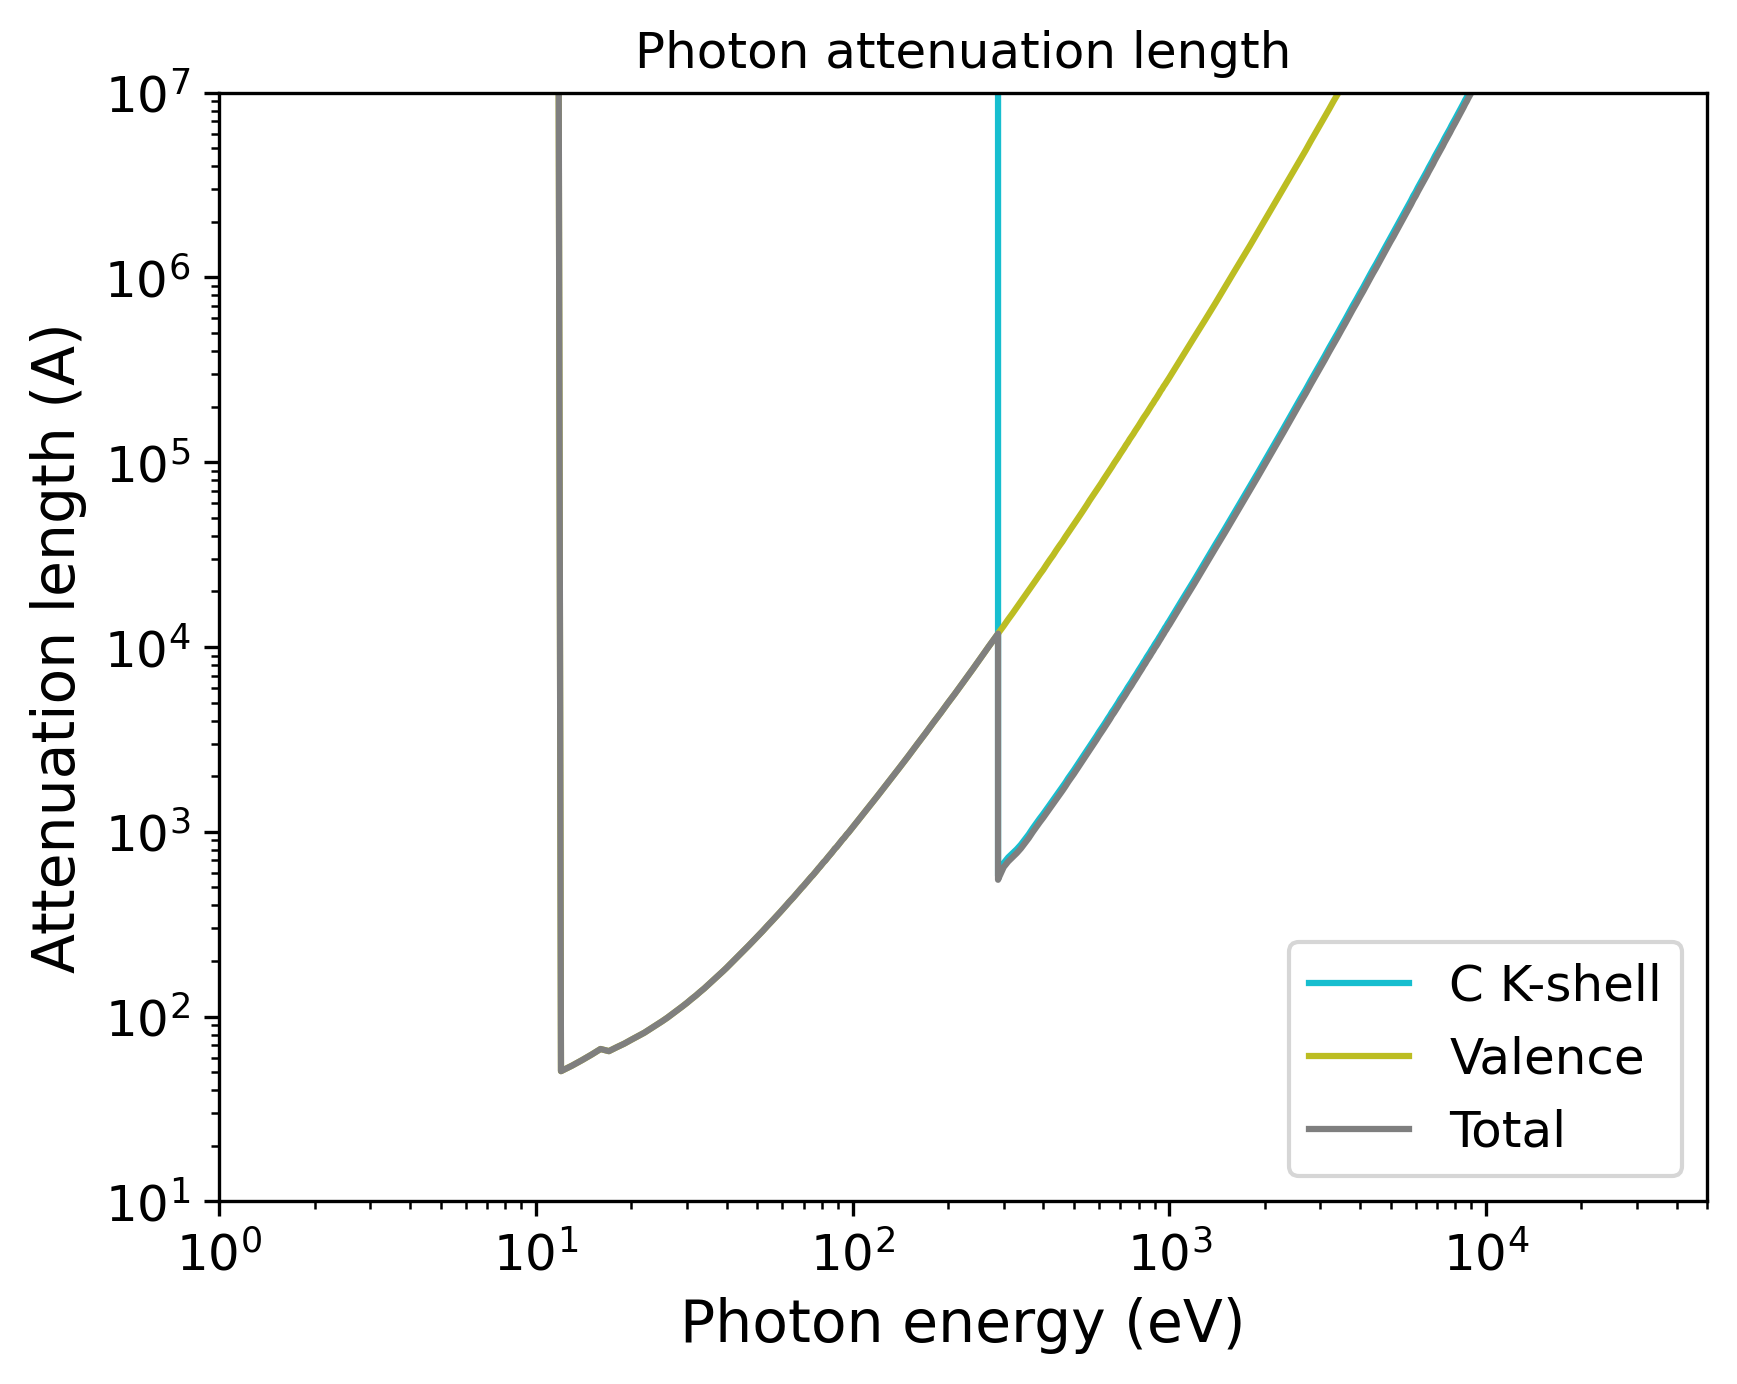

This chart was generated by the following Python code:
import pandas as pd
import numpy as np
import matplotlib.pyplot as plt
import matplotlib.cm as cm
# Set the format:
plt.xlabel("Photon energy (eV)", fontsize=14)
plt.ylabel("Attenuation length (A)", fontsize=14)
plt.xticks(fontsize=12)
plt.yticks(fontsize=12)
plt.grid(False)
# Set the axes:
# Read the output file:
df = pd.read_csv(r"OUTPUT_C_Photon_IMFP.dat", sep=r'\s+', header=None, comment="#", skipinitialspace=True)
plt.xscale("log")
plt.yscale("log")
# Prepare the plot:
columns_to_plot = [ 1, 2, 3]
labels = [ "C K-shell", "Valence", "Total"]
# Create N distinct colors from a colormap
N = len(columns_to_plot)
colors = plt.cm.tab10(np.linspace(1, 0, 10))
# Set line styles:
linestyles = [ "-", "-", "-"]
for i, col in enumerate(columns_to_plot):
    color = colors[i % len(colors)]
    ls    = linestyles[i % len(linestyles)]
    label = labels[i % len(labels)]
    plt.plot(df.iloc[:, 0], df.iloc[:, col],
    color=color,
    label=label,
    linestyle=ls)
plt.xlim(1.00000000,50000.00000000)
plt.ylim(10.00000000,10000000.00000000)
plt.title("Photon attenuation length")
plt.legend(loc="best", fontsize=12)
# Save the plot in this format:
plt.savefig("OUTPUT_MFP_photon.png", dpi=300, bbox_inches="tight")
